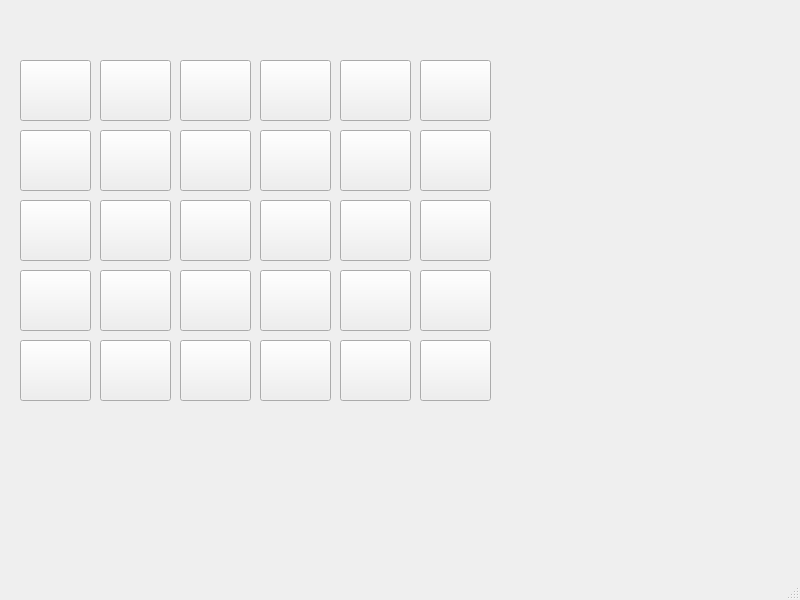
<?xml version="1.0" encoding="UTF-8"?>
<ui version="4.0">
 <class>gui</class>
 <widget class="QMainWindow" name="gui">
  <property name="geometry">
   <rect>
    <x>0</x>
    <y>0</y>
    <width>800</width>
    <height>600</height>
   </rect>
  </property>
  <property name="windowTitle">
   <string>gui</string>
  </property>
  <widget class="QWidget" name="centralwidget">
   <widget class="QPushButton" name="pushButton">
    <property name="geometry">
     <rect>
      <x>20</x>
      <y>60</y>
      <width>71</width>
      <height>61</height>
     </rect>
    </property>
    <property name="text">
     <string/>
    </property>
   </widget>
   <widget class="QPushButton" name="pushButton_2">
    <property name="geometry">
     <rect>
      <x>100</x>
      <y>60</y>
      <width>71</width>
      <height>61</height>
     </rect>
    </property>
    <property name="text">
     <string/>
    </property>
   </widget>
   <widget class="QPushButton" name="pushButton_3">
    <property name="geometry">
     <rect>
      <x>180</x>
      <y>60</y>
      <width>71</width>
      <height>61</height>
     </rect>
    </property>
    <property name="text">
     <string/>
    </property>
   </widget>
   <widget class="QPushButton" name="pushButton_4">
    <property name="geometry">
     <rect>
      <x>260</x>
      <y>60</y>
      <width>71</width>
      <height>61</height>
     </rect>
    </property>
    <property name="text">
     <string/>
    </property>
   </widget>
   <widget class="QPushButton" name="pushButton_5">
    <property name="geometry">
     <rect>
      <x>340</x>
      <y>60</y>
      <width>71</width>
      <height>61</height>
     </rect>
    </property>
    <property name="text">
     <string/>
    </property>
   </widget>
   <widget class="QPushButton" name="pushButton_6">
    <property name="geometry">
     <rect>
      <x>420</x>
      <y>60</y>
      <width>71</width>
      <height>61</height>
     </rect>
    </property>
    <property name="text">
     <string/>
    </property>
   </widget>
   <widget class="QPushButton" name="pushButton_7">
    <property name="geometry">
     <rect>
      <x>20</x>
      <y>130</y>
      <width>71</width>
      <height>61</height>
     </rect>
    </property>
    <property name="text">
     <string/>
    </property>
   </widget>
   <widget class="QPushButton" name="pushButton_8">
    <property name="geometry">
     <rect>
      <x>100</x>
      <y>130</y>
      <width>71</width>
      <height>61</height>
     </rect>
    </property>
    <property name="text">
     <string/>
    </property>
   </widget>
   <widget class="QPushButton" name="pushButton_9">
    <property name="geometry">
     <rect>
      <x>180</x>
      <y>130</y>
      <width>71</width>
      <height>61</height>
     </rect>
    </property>
    <property name="text">
     <string/>
    </property>
   </widget>
   <widget class="QPushButton" name="pushButton_10">
    <property name="geometry">
     <rect>
      <x>260</x>
      <y>130</y>
      <width>71</width>
      <height>61</height>
     </rect>
    </property>
    <property name="text">
     <string/>
    </property>
   </widget>
   <widget class="QPushButton" name="pushButton_11">
    <property name="geometry">
     <rect>
      <x>420</x>
      <y>130</y>
      <width>71</width>
      <height>61</height>
     </rect>
    </property>
    <property name="text">
     <string/>
    </property>
   </widget>
   <widget class="QPushButton" name="pushButton_12">
    <property name="geometry">
     <rect>
      <x>20</x>
      <y>200</y>
      <width>71</width>
      <height>61</height>
     </rect>
    </property>
    <property name="text">
     <string/>
    </property>
   </widget>
   <widget class="QPushButton" name="pushButton_13">
    <property name="geometry">
     <rect>
      <x>100</x>
      <y>200</y>
      <width>71</width>
      <height>61</height>
     </rect>
    </property>
    <property name="text">
     <string/>
    </property>
   </widget>
   <widget class="QPushButton" name="pushButton_14">
    <property name="geometry">
     <rect>
      <x>180</x>
      <y>200</y>
      <width>71</width>
      <height>61</height>
     </rect>
    </property>
    <property name="text">
     <string/>
    </property>
   </widget>
   <widget class="QPushButton" name="pushButton_15">
    <property name="geometry">
     <rect>
      <x>340</x>
      <y>130</y>
      <width>71</width>
      <height>61</height>
     </rect>
    </property>
    <property name="text">
     <string/>
    </property>
   </widget>
   <widget class="QPushButton" name="pushButton_16">
    <property name="geometry">
     <rect>
      <x>260</x>
      <y>200</y>
      <width>71</width>
      <height>61</height>
     </rect>
    </property>
    <property name="text">
     <string/>
    </property>
   </widget>
   <widget class="QPushButton" name="pushButton_17">
    <property name="geometry">
     <rect>
      <x>340</x>
      <y>200</y>
      <width>71</width>
      <height>61</height>
     </rect>
    </property>
    <property name="text">
     <string/>
    </property>
   </widget>
   <widget class="QPushButton" name="pushButton_18">
    <property name="geometry">
     <rect>
      <x>420</x>
      <y>200</y>
      <width>71</width>
      <height>61</height>
     </rect>
    </property>
    <property name="text">
     <string/>
    </property>
   </widget>
   <widget class="QPushButton" name="pushButton_19">
    <property name="geometry">
     <rect>
      <x>20</x>
      <y>270</y>
      <width>71</width>
      <height>61</height>
     </rect>
    </property>
    <property name="text">
     <string/>
    </property>
   </widget>
   <widget class="QPushButton" name="pushButton_20">
    <property name="geometry">
     <rect>
      <x>100</x>
      <y>270</y>
      <width>71</width>
      <height>61</height>
     </rect>
    </property>
    <property name="text">
     <string/>
    </property>
   </widget>
   <widget class="QPushButton" name="pushButton_21">
    <property name="geometry">
     <rect>
      <x>180</x>
      <y>270</y>
      <width>71</width>
      <height>61</height>
     </rect>
    </property>
    <property name="text">
     <string/>
    </property>
   </widget>
   <widget class="QPushButton" name="pushButton_22">
    <property name="geometry">
     <rect>
      <x>260</x>
      <y>270</y>
      <width>71</width>
      <height>61</height>
     </rect>
    </property>
    <property name="text">
     <string/>
    </property>
   </widget>
   <widget class="QPushButton" name="pushButton_23">
    <property name="geometry">
     <rect>
      <x>340</x>
      <y>270</y>
      <width>71</width>
      <height>61</height>
     </rect>
    </property>
    <property name="text">
     <string/>
    </property>
   </widget>
   <widget class="QPushButton" name="pushButton_24">
    <property name="geometry">
     <rect>
      <x>420</x>
      <y>270</y>
      <width>71</width>
      <height>61</height>
     </rect>
    </property>
    <property name="text">
     <string/>
    </property>
   </widget>
   <widget class="QPushButton" name="pushButton_25">
    <property name="geometry">
     <rect>
      <x>20</x>
      <y>340</y>
      <width>71</width>
      <height>61</height>
     </rect>
    </property>
    <property name="text">
     <string/>
    </property>
   </widget>
   <widget class="QPushButton" name="pushButton_26">
    <property name="geometry">
     <rect>
      <x>100</x>
      <y>340</y>
      <width>71</width>
      <height>61</height>
     </rect>
    </property>
    <property name="text">
     <string/>
    </property>
   </widget>
   <widget class="QPushButton" name="pushButton_27">
    <property name="geometry">
     <rect>
      <x>180</x>
      <y>340</y>
      <width>71</width>
      <height>61</height>
     </rect>
    </property>
    <property name="text">
     <string/>
    </property>
   </widget>
   <widget class="QPushButton" name="pushButton_28">
    <property name="geometry">
     <rect>
      <x>260</x>
      <y>340</y>
      <width>71</width>
      <height>61</height>
     </rect>
    </property>
    <property name="text">
     <string/>
    </property>
   </widget>
   <widget class="QPushButton" name="pushButton_29">
    <property name="geometry">
     <rect>
      <x>340</x>
      <y>340</y>
      <width>71</width>
      <height>61</height>
     </rect>
    </property>
    <property name="text">
     <string/>
    </property>
   </widget>
   <widget class="QPushButton" name="pushButton_30">
    <property name="geometry">
     <rect>
      <x>420</x>
      <y>340</y>
      <width>71</width>
      <height>61</height>
     </rect>
    </property>
    <property name="text">
     <string/>
    </property>
   </widget>
  </widget>
  <widget class="QMenuBar" name="menubar">
   <property name="geometry">
    <rect>
     <x>0</x>
     <y>0</y>
     <width>800</width>
     <height>22</height>
    </rect>
   </property>
  </widget>
  <widget class="QStatusBar" name="statusbar"/>
 </widget>
 <resources/>
 <connections/>
</ui>
